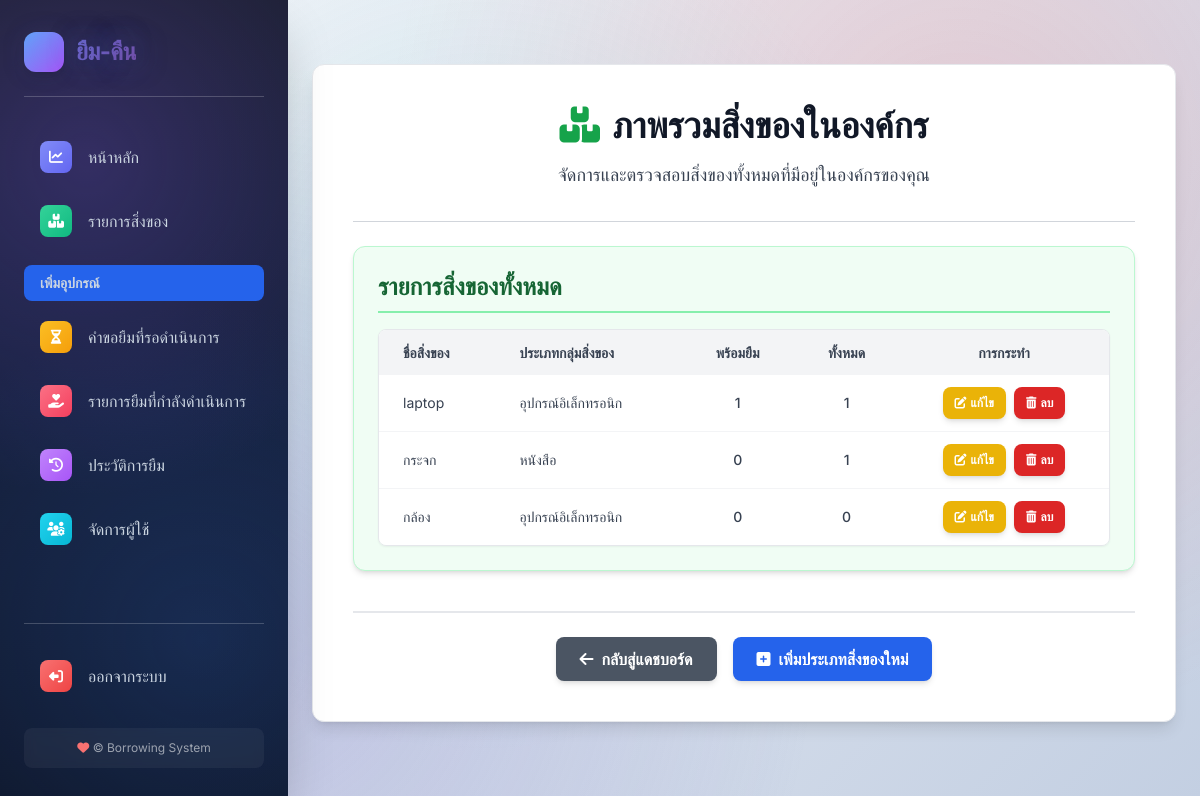
Page /borrowing/item-overview/ (signed in) on the earlier database version.
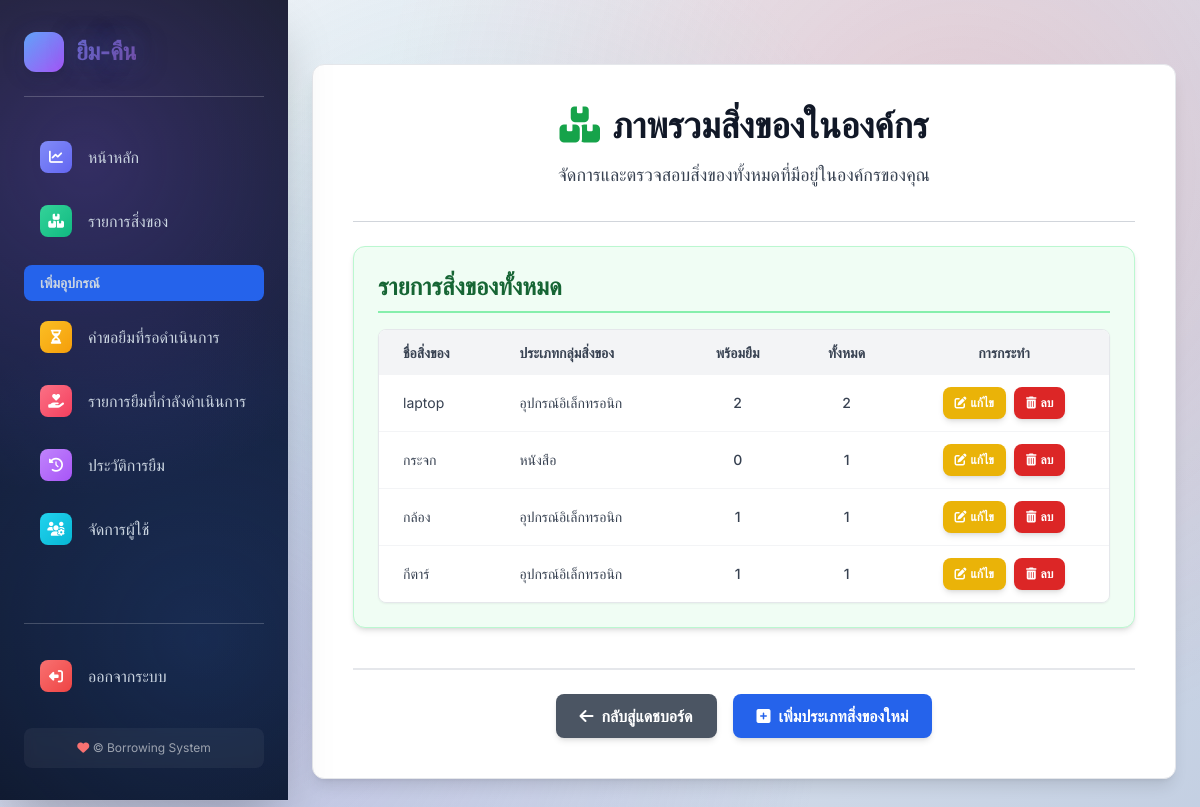
Same page on the later database version.
### borrowing/models.py (models this page shows, shortened)
class Item(models.Model):
    organization = models.ForeignKey(Organization, on_delete=models.CASCADE, verbose_name="องค์กร")
    name = models.CharField(max_length=255, verbose_name="ชื่อประเภทสิ่งของ")
    description = models.TextField(blank=True, verbose_name="รายละเอียด")
    total_quantity = models.IntegerField(default=0, verbose_name="จำนวนทั้งหมด")
    available_quantity = models.IntegerField(default=0, verbose_name="จำนวนที่เหลืออยู่")
    image = models.ImageField(upload_to='item_images/', blank=True, null=True, verbose_name="รูปภาพสิ่งของ")
    item_type = models.CharField(max_length=100, blank=True, null=True, verbose_name="ประเภทสิ่งของ")
    added_at = models.DateTimeField(auto_now_add=True, verbose_name="วันที่เพิ่ม")
    class Meta:
        verbose_name = "ประเภทสิ่งของ"
        verbose_name_plural = "ประเภทสิ่งของ"
        unique_together = ('organization', 'name')

### borrowing/views.py (the view)
# urls.py: path('item-overview/', views.item_overview, name='item_overview'),
@login_required
def item_overview(request):
    if not request.user.is_org_admin:
        messages.error(request, "คุณไม่มีสิทธิ์เข้าถึงหน้านี้")
        return redirect('dashboard')
    organization = request.user.organization
    items = Item.objects.filter(organization=organization).order_by('name')
    context = {
        'items': items,
        'organization_name': organization.name,
    }
    return render(request, 'borrowing/item_overview.html', context)

### users/context_processors.py (called while the page is built)
def unread_notifications_count(request):
    if request.user.is_authenticated:
        count = Notification.objects.filter(user=request.user, is_read=False).count()
        return {'unread_notifications_count': count}
    return {'unread_notifications_count': 0} # หากผู้ใช้ยังไม่ได้ล็อกอิน ให้ส่ง 0

### borrowing/templates/borrowing/item_overview.html (shortened to what the changed rows need)
{% extends 'users/base.html' %}
{% block content %}
<div class="bg-white p-6 md:p-8 lg:p-10 rounded-xl shadow-lg max-w-5xl mx-auto my-8 border border-gray-200">
    <h1 class="text-3xl md:text-4xl font-extrabold text-gray-900 mb-4 text-center flex items-center justify-center gap-x-3">
        <i class="fas fa-boxes-alt text-green-600"></i> ภาพรวมสิ่งของในองค์กร
    </h1>
    <div class="mb-10 p-6 bg-green-50 rounded-xl shadow-md border border-green-200">
        <h2 class="text-2xl font-bold text-green-800 mb-4 border-b-2 pb-2 border-green-300 flex items-center gap-x-2">
            รายการสิ่งของทั้งหมด
        </h2>
        {% if items %}
            <div class="overflow-x-auto rounded-lg border border-gray-200 shadow-sm">
                <table class="min-w-full bg-white">
                    <thead>
                        <tr class="bg-gray-100 text-gray-700 uppercase text-sm leading-normal font-bold">
                            <th class="py-3 px-6 text-left">ชื่อสิ่งของ</th>
                            <th class="py-3 px-6 text-left">ประเภทกลุ่มสิ่งของ</th>
                            <th class="py-3 px-6 text-center">พร้อมยืม</th>
                            <th class="py-3 px-6 text-center">ทั้งหมด</th>
                            <th class="py-3 px-6 text-center">การกระทำ</th>
                        </tr>
                    </thead>
                    <tbody class="text-gray-700 text-sm divide-y divide-gray-100">
                        {% for item in items %}
                            <tr class="hover:bg-gray-50 transition duration-150 ease-in-out">
                                <td class="py-3 px-6 text-left whitespace-nowrap">{{ item.name }}</td>
                                <td class="py-3 px-6 text-left">{{ item.item_type|default:"-" }}</td>
                                <td class="py-3 px-6 text-center font-medium">{{ item.available_quantity }}</td>
                                <td class="py-3 px-6 text-center font-medium">{{ item.total_quantity }}</td>
                                <td class="py-3 px-6 text-center flex justify-center items-center space-x-2">
                                    <a href="{% url 'edit_item' item.id %}" class="bg-yellow-500 hover:bg-yellow-600 text-white text-xs font-semibold py-2 px-3 rounded-lg transition duration-300 transform hover:scale-105 shadow-md flex items-center">
                                        <i class="fas fa-edit mr-1"></i> แก้ไข
                                    </a>
                                    <form method="post" action="{% url 'delete_item' item.id %}" onsubmit="return confirm('คุณแน่ใจหรือไม่ที่ต้องการลบประเภทสิ่งของ {{ item.name }}? การดำเนินการนี้จะลบอุปกรณ์ทั้งหมดที่ผูกอยู่ด้วยหากไม่มีการยืม');">
                                        <button type="submit" class="bg-red-600 hover:bg-red-700 text-white text-xs font-semibold py-2 px-3 rounded-lg transition duration-300 transform hover:scale-105 shadow-md flex items-center">
                                            <i class="fas fa-trash-alt mr-1"></i> ลบ
                                        </button>
                                    </form>
                                </td>
                            </tr>
                        {% endfor %}
                    </tbody>
                </table>
            </div>
        {% else %}
            <p class="text-gray-600 italic py-2">ไม่พบประเภทสิ่งของในองค์กรของคุณ</p>
        {% endif %}
    </div>
</div>
{% endblock content %}

Differences in the rows shown:
changed Item "laptop": available_quantity "1" → "2"; total_quantity "1" → "2"
changed Item "กล้อง": available_quantity "0" → "1"; total_quantity "0" → "1"
added Item: name "กีตาร์", item_type "อุปกรณ์อิเล็กทรอนิก", available_quantity "1", total_quantity "1"
